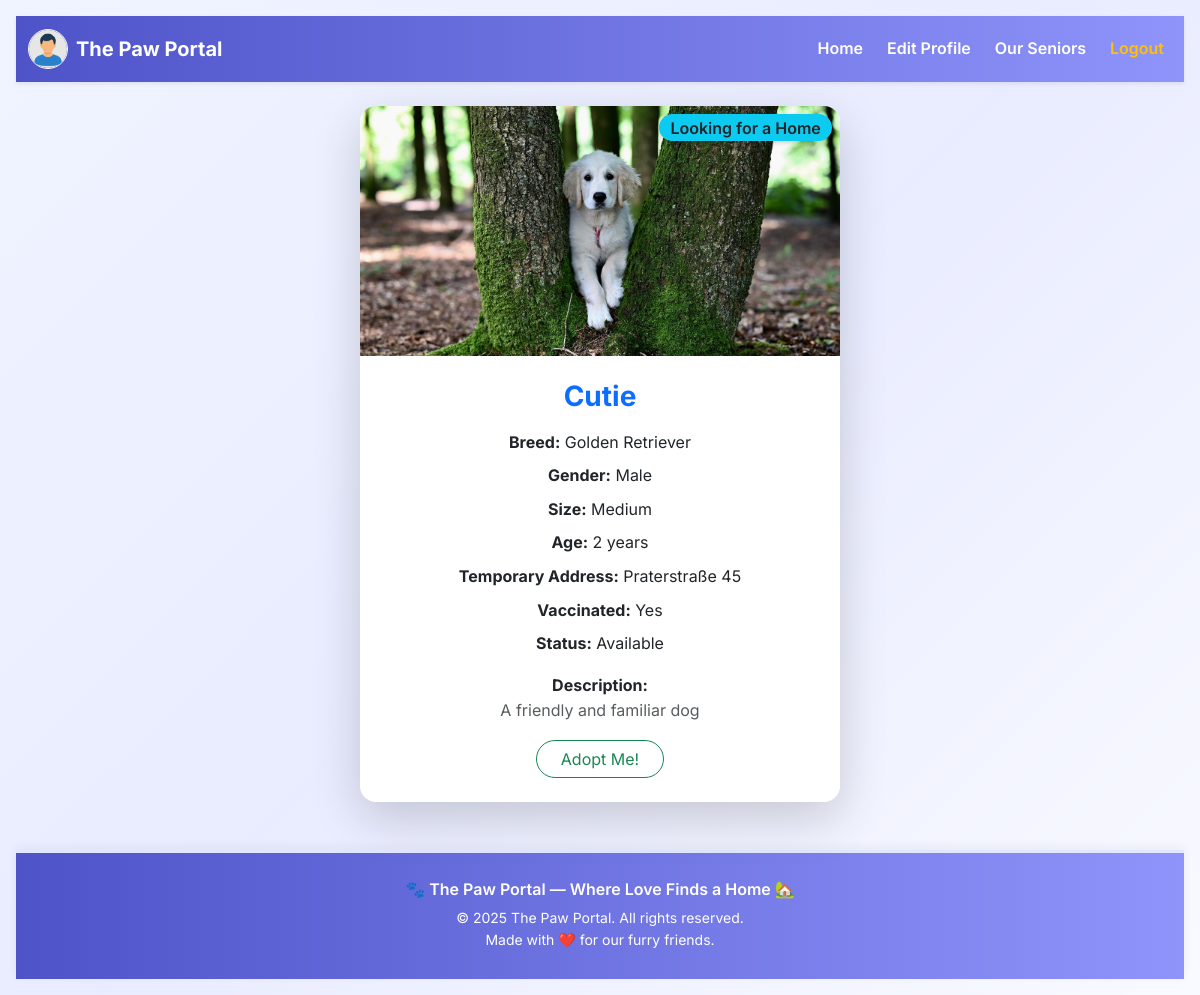
The page /details.php?id=5 (signed in) on the database its author committed.
### tables this page shows
CREATE TABLE `user` (
  `id` int(11) NOT NULL,
  `fname` varchar(100) NOT NULL,
  `lname` varchar(120) NOT NULL,
  `email` varchar(150) NOT NULL,
  `date_of_birth` date NOT NULL,
  `address` varchar(150) NOT NULL,
  `picture` varchar(255) NOT NULL,
  `password` varchar(255) NOT NULL,
  `status` enum('user','admin') DEFAULT 'user'
);

CREATE TABLE `pets` (
  `id` int(11) NOT NULL,
  `name` varchar(75) NOT NULL,
  `breed` varchar(75) NOT NULL,
  `gender` varchar(20) NOT NULL,
  `size` enum('X-Small','Small','Medium','Large','X-Large') NOT NULL,
  `age` tinyint(4) NOT NULL,
  `picture` varchar(255) NOT NULL,
  `address` varchar(100) NOT NULL,
  `vaccinated` enum('Yes','No') NOT NULL DEFAULT 'Yes',
  `description` text NOT NULL,
  `status` enum('Adopted','Available') NOT NULL
);

### details.php (the view, shortened to what this page needs)
<?php
require_once "db_connect.php";
$adminRow = null;
$userRow = null;
if (isset($_SESSION["user"])) {
    $userId = $_SESSION["user"];
    $userSql = "SELECT * FROM `user` WHERE id = $userId";
    $userResult = mysqli_query($connect, $userSql);
    $userRow = mysqli_fetch_assoc($userResult);
}
$id = $_GET["id"] ?? null;
$sql = "SELECT * FROM pets WHERE id =$id";
$result = mysqli_query($connect, $sql);
$row = mysqli_fetch_assoc($result);
?>
<!DOCTYPE html>
<html lang="en">
<head>
    <link href="https://cdn.jsdelivr.net/npm/bootstrap@5.3.6/dist/css/bootstrap.min.css" rel="stylesheet">
    <link rel="stylesheet" href="../css/styles.css">
</head>
<body>
    <nav class="navbar navbar-expand-lg custom-navbar shadow-sm sticky-top">
        <div class="container-fluid">
            <a class="navbar-brand d-flex align-items-center gap-2" href="dashboard.php">
                <?php if ($adminRow): ?>
                    <img src="img/<?= $adminRow["picture"] ?>" alt="admin pic" width="40" height="40"
                        class="rounded-circle border border-light">
                <?php elseif ($userRow): ?>
                    <img src="img/<?= $userRow["picture"] ?>" alt="user pic" width="40" height="40"
                        class="rounded-circle border border-light">
                <?php endif; ?>
                <span class="fw-bold text-white">The Paw Portal</span>
            </a>
            <div class="collapse navbar-collapse" id="navbarNavDropdown">
                <ul class="navbar-nav ms-auto mb-2 mb-lg-0 gap-2">
                    <li class="nav-item">
                        <?php if ($adminRow): ?>
                            <a class="nav-link text-white fw-semibold" href="../dashboard.php">Dashboard</a>
                        <?php elseif ($userRow): ?>
                            <a class="nav-link text-white fw-semibold" href="home.php">Home</a>
                        <?php endif; ?>
                    </li>
                    <li class="nav-item">
                        <?php if ($adminRow): ?>
                            <a class="nav-link text-white fw-semibold" href="update.php?id=<?= $adminRow["id"] ?>">Edit Profile</a>
                        <?php elseif ($userRow): ?>
                            <a class="nav-link text-white fw-semibold" href="update.php?id=<?= $userRow["id"] ?>">Edit Profile</a>
                        <?php endif; ?>
                    </li>
                    <?php if ($userRow): ?>
                        <li class="nav-item">
                            <a class="nav-link text-white fw-semibold" href="seniors.php">Our Seniors</a>
                        </li>
                    <?php endif; ?>
                    <li class="nav-item">
                        <a class="nav-link text-warning fw-semibold" href="../logout.php?logout">Logout</a>
                    </li>
                </ul>
            </div>
        </div>
    </nav>
    <div class="container mt-4 mb-5 d-flex justify-content-center">
        <div class="card shadow-lg border-0 rounded-4 position-relative text-center" style="width: 30rem;">
            <div class="position-absolute top-0 end-0 m-2 badge bg-info text-dark fs-6">Looking for a Home</div>
            <img src="img/<?= $row["picture"] ?>" class="card-img-top rounded-top-4" alt="<?= $row["name"] ?>" style="height: 250px; object-fit: cover;">
            <div class="card-body p-4">
                <h3 class="card-title text-primary fw-bold mb-3"><?= $row["name"] ?></h3>
                <p class="card-text mb-2"><strong>Breed:</strong> <?= $row["breed"] ?></p>
                <p class="card-text mb-2"><strong>Gender:</strong> <?= $row["gender"] ?></p>
                <p class="card-text mb-2"><strong>Size:</strong> <?= $row["size"] ?></p>
                <p class="card-text mb-2"><strong>Age:</strong> <?= $row["age"] ?> years</p>
                <p class="card-text mb-2"><strong>Temporary Address:</strong> <?= $row["address"] ?></p>
                <p class="card-text mb-2"><strong>Vaccinated:</strong> <?= $row["vaccinated"] ?></p>
                <p class="card-text mb-2"><strong>Status:</strong> <?= $row["status"] ?></p>
                <p class="card-text mt-3"><strong>Description:</strong><br><span class="text-muted"><?= $row["description"] ?></span></p>
                <?php if (!isset($_SESSION["admin"])): ?>
                    <a href="adopt.php?id=<?= $row['id'] ?>" class="btn btn-outline-success rounded-pill px-4">Adopt Me!</a>
                <?php endif; ?>
            </div>
        </div>
    </div>
    <footer class="custom-footer text-center text-white py-4 mt-5">
        <div class="container">
            <p class="mb-1 fw-semibold">🐾 The Paw Portal — Where Love Finds a Home 🏡</p>
            <p class="mb-0 small">&copy; <?= date("Y") ?> The Paw Portal. All rights reserved.</p>
            <p class="small">Made with ❤️ for our furry friends.</p>
        </div>
    </footer>
</body>
</html>

### css/styles.css (style rules this page uses)
body { font-family: 'Inter', -apple-system, BlinkMacSystemFont, 'Segoe UI', Roboto, Oxygen, Ubuntu, Cantarell, 'Open Sans', 'Helvetica Neue', sans-serif; color: #333; line-height: 1.6; background: linear-gradient(135deg, #f0f4ff, #e9ecff, #f9faff); transition: background 0.3s ease; min-height: 100vh; padding: 1rem; background-color: #f0f4ff; }
.custom-navbar { background: linear-gradient(90deg, #4e54c8, #8f94fb); }
.custom-navbar .nav-link { transition: 0.3s ease; }
.custom-navbar .navbar-brand span { font-size: 1.25rem; }
.card-img-top { transition: transform 0.3s ease; }
.card-img-top { width: 100%; height: 180px; object-fit: cover; object-position: center; border-top-left-radius: 1rem; border-top-right-radius: 1rem; }
.badge { font-size: 0.75rem; font-weight: 600; border-radius: 999px; padding: 0.35em 0.7em; box-shadow: 0 2px 4px rgba(0,0,0,0.15); }
.custom-footer { background: linear-gradient(90deg, #4e54c8, #8f94fb); color: white; font-family: 'Inter', sans-serif; border-top: 3px solid #e0e7ff; box-shadow: 0 -3px 10px rgba(0, 0, 0, 0.05); }
.custom-footer p { margin-bottom: 0.25rem; transition: opacity 0.3s ease; }

### rows shown on the page
user: picture (placeholder picture)
pets: picture (picture), name "Cutie", breed "Golden Retriever", gender "Male", size "Medium", age "2", address "Praterstraße 45", vaccinated "Yes", status "Available", description "A friendly and familiar dog"
